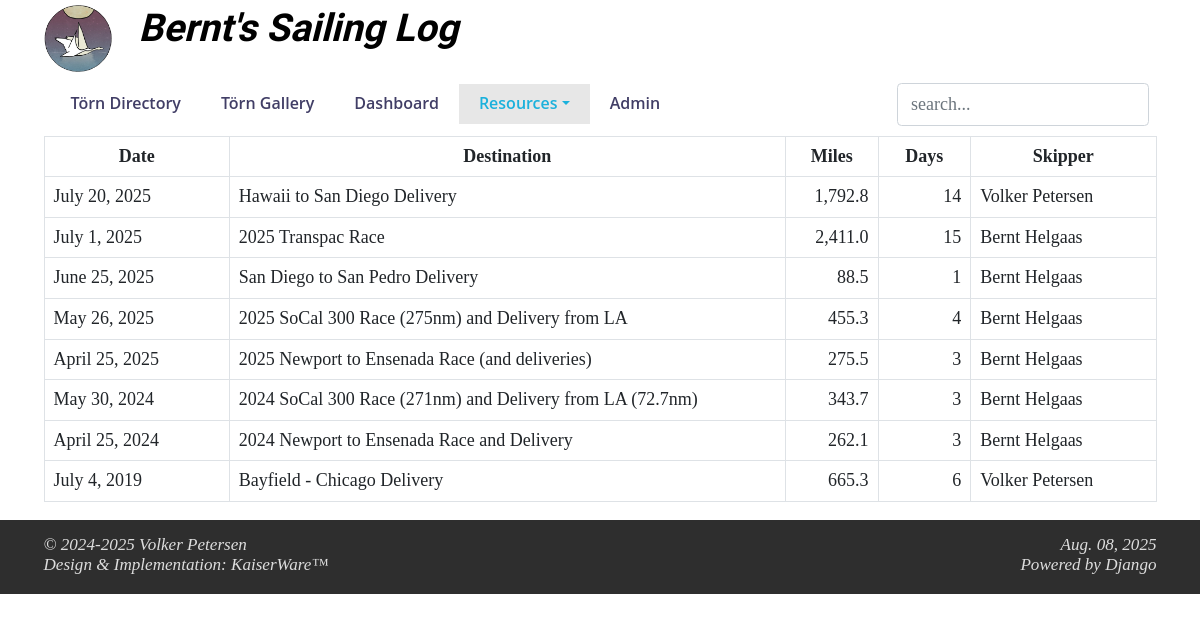
The app's page /printDirectory, older data.
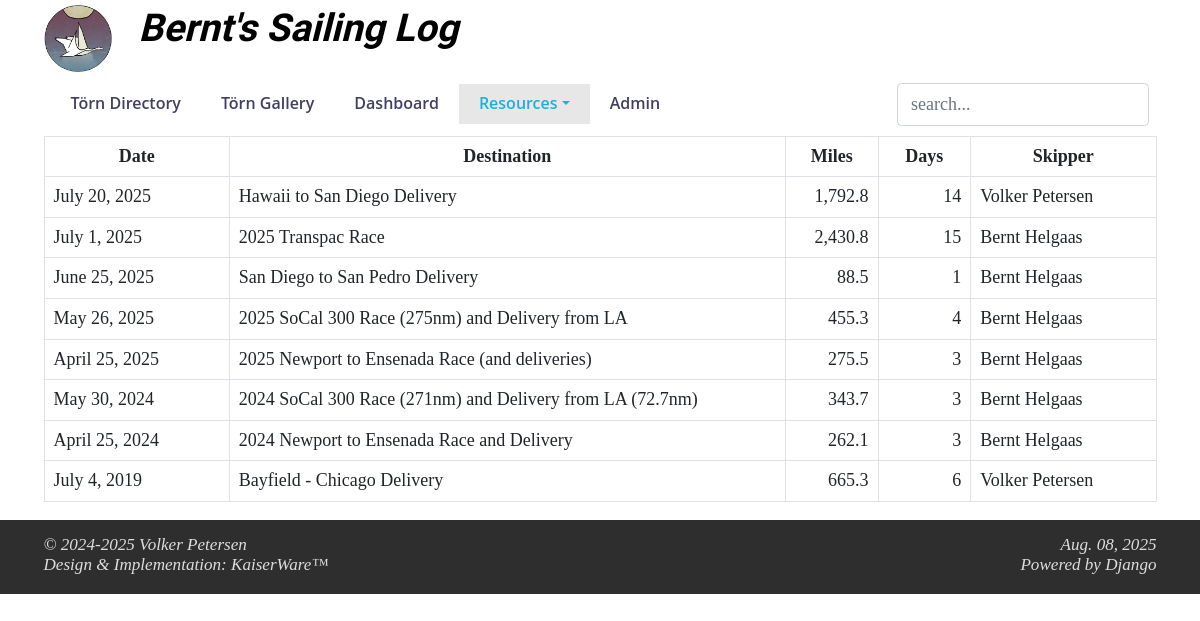
The same page, newer data.
### toerns/models.py (models this page shows, shortened)
class toerndirectory(models.Model):
    geoChoices = (
        ('Atlantic', u'Atlantic'),
        ('Baltic', u'Baltic'),
        ('Caribbean', u'Caribbean'),
        ('Coratia', u'Croatia'),
        ('Great Lakes', u'Great Lakes'),
        ('Pacific', u'Pacific')
    )
    id = models.AutoField(primary_key=True)
    startDate = models.DateField(help_text="date in YYYY-MM-DD format")
    endDate = models.DateField(help_text="date in YYYY-MM-DD format")
    destination = models.CharField(blank=True, null=True, max_length=150)
    georegion = models.CharField(blank=True, null=True, max_length=40, choices=geoChoices,
                                 help_text="Atlantic, Baltic, Caribbean, Croatia, Great Lakes, Pacific")
    maptable = models.CharField(blank=True, null=True, max_length=100,
                                help_text="name of the Google Maps waypoints table")
    boat = models.CharField(blank=True, null=True, max_length=810)
    miles = models.DecimalField(null=True, max_digits=8, decimal_places=2)
    daysAtSea = models.IntegerField()
    skipper = models.ManyToManyField(CrewMembers, blank=True, related_name='skipperToern')
    crew = models.ManyToManyField(CrewMembers, blank=True, related_name='crewToern')
    image = models.CharField(blank=True, null=True, max_length=100)
    picturelink = models.CharField(blank=True, null=True, max_length=200)
    class Meta:
        managed = True
        db_table = "ToernDirectory"
        verbose_name_plural = 'Toern Directory'

### toerns/views.py (the view)
# urls.py: path("printDirectory", views.printDirectory, name="PrintDirectory"),
def printDirectory(request):
    return render(request, "toerns/printDirectory.html",
                  context=fetchContent(request, route="all"))

### templates/toerns/printDirectory.html (shortened to what this page needs)
{% extends "toerns/header.html" %}
{% load static %}
{% load humanize %}
{% block content %}
    <div class="container">
		<table class="table table-bordered display responsive wrap" cellspacing="0" width="100%" >
		<thead>
			<tr>
				<th class="col-2 text-center">Date</th>
				<th class="col-6 text-center">Destination</th>
				<th class="col-1 text-center">Miles</th>
				<th class="col-1 text-center">Days</th>
				<th class="col-2 text-center">Skipper</th>
			</tr>
		</thead>
		<tbody>
		{% for trip in trips %}
	        <tr>
				<td class="text-start">{{ trip.startDate }}</td>
				<td class="text-start">{{ trip.destination|safe }}</td>
				<td class="text-end">{{ trip.miles|floatformat:1|intcomma }}</td>
				<td class="text-end">{{ trip.daysAtSea }}</td>
				<td class="text-start">
					{% for skipper in trip.skipper.all %}
						{{ skipper.firstName }}&nbsp;{{ skipper.lastName }}
					{% endfor %}
				</td>
	        </tr>
		{% empty %}
			<div class="row">
				<div class="col-12">
					<h2>No sailing trips found in the SQLite DB.</h2>
				</div>
			</div>
		{% endfor %}
		</tbody>
		</table>
    </div>
{% endblock %}

Row changes from the older to the newer data that the page shows:
changed toerndirectory "July 1, 2025": miles "2,411.0" → "2,430.8"
